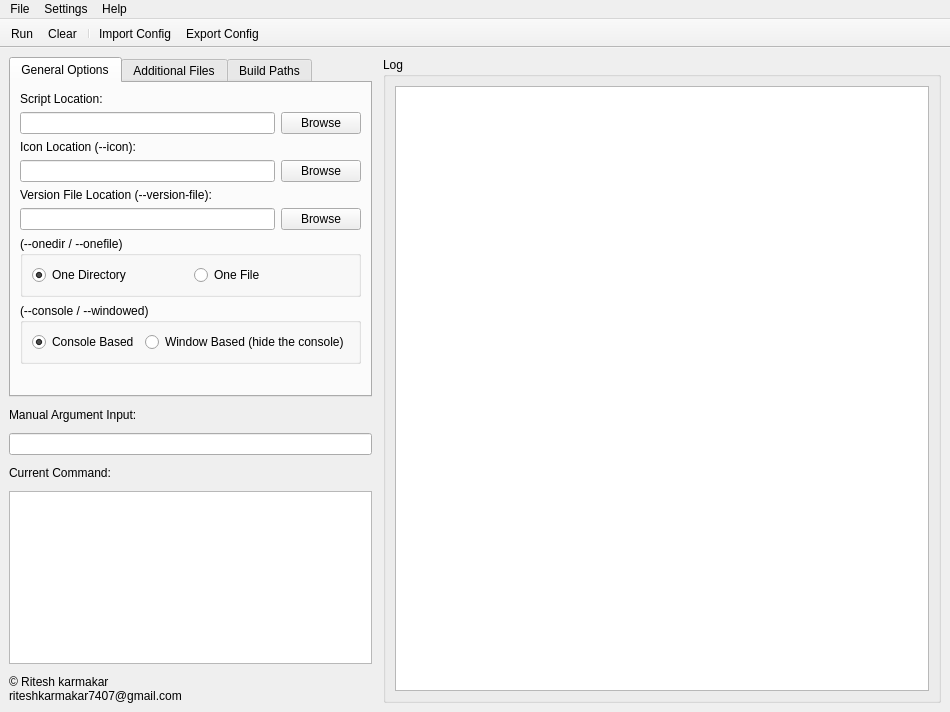
<?xml version="1.0" encoding="UTF-8"?>
<ui version="4.0">
 <class>MainWindow</class>
 <widget class="QMainWindow" name="MainWindow">
  <property name="geometry">
   <rect>
    <x>0</x>
    <y>0</y>
    <width>950</width>
    <height>712</height>
   </rect>
  </property>
  <property name="windowTitle">
   <string>Py to Exe Converter</string>
  </property>
  <property name="windowIcon">
   <iconset resource="resources.qrc">
    <normaloff>:/ui/icons/app-icon.ico</normaloff>:/ui/icons/app-icon.ico</iconset>
  </property>
  <property name="styleSheet">
   <string notr="true"/>
  </property>
  <widget class="QWidget" name="centralwidget">
   <layout class="QHBoxLayout" name="horizontalLayout_3" stretch="1,3">
    <property name="spacing">
     <number>11</number>
    </property>
    <item>
     <layout class="QVBoxLayout" name="verticalLayout_2">
      <item>
       <widget class="QTabWidget" name="tabWidget">
        <property name="currentIndex">
         <number>0</number>
        </property>
        <widget class="QWidget" name="tab">
         <attribute name="title">
          <string>General Options</string>
         </attribute>
         <layout class="QGridLayout" name="gridLayout_2">
          <item row="4" column="0" colspan="2">
           <widget class="QGroupBox" name="groupBox_2">
            <property name="title">
             <string>(--console / --windowed)</string>
            </property>
            <layout class="QHBoxLayout" name="horizontalLayout_2">
             <item>
              <widget class="QRadioButton" name="radioBtn_console">
               <property name="toolTip">
                <string>&lt;html&gt;&lt;head/&gt;&lt;body&gt;&lt;p&gt;Open a console window for standard i/o (default).&lt;/p&gt;&lt;p&gt;On Windows this option has no effect if the first script is a ‘.pyw’ file.&lt;/p&gt;&lt;/body&gt;&lt;/html&gt;</string>
               </property>
               <property name="text">
                <string>Console Based</string>
               </property>
               <property name="checked">
                <bool>true</bool>
               </property>
              </widget>
             </item>
             <item>
              <widget class="QRadioButton" name="radioBtn_windowed">
               <property name="toolTip">
                <string>&lt;html&gt;&lt;head/&gt;&lt;body&gt;&lt;p&gt;Windows and macOS: do not provide a console window for standard i/o.&lt;/p&gt;&lt;p&gt;On macOS this also triggers building a macOS .app bundle.&lt;/p&gt;&lt;p&gt;On Windows this option is automatically set if the first script is a ‘.pyw’ file. This option is ignored on *NIX systems.&lt;/p&gt;&lt;/body&gt;&lt;/html&gt;</string>
               </property>
               <property name="text">
                <string>Window Based (hide the console)</string>
               </property>
              </widget>
             </item>
            </layout>
           </widget>
          </item>
          <item row="3" column="0" colspan="2">
           <widget class="QGroupBox" name="groupBox">
            <property name="title">
             <string>(--onedir / --onefile)</string>
            </property>
            <layout class="QHBoxLayout" name="horizontalLayout">
             <item>
              <widget class="QRadioButton" name="radioBtn_one_directory">
               <property name="toolTip">
                <string>Create a one-folder bundle containing an executable (default).</string>
               </property>
               <property name="text">
                <string>One Directory</string>
               </property>
               <property name="checked">
                <bool>true</bool>
               </property>
              </widget>
             </item>
             <item>
              <widget class="QRadioButton" name="radioBtn_one_file">
               <property name="toolTip">
                <string>Create a one-file bundled executable.</string>
               </property>
               <property name="text">
                <string>One File</string>
               </property>
              </widget>
             </item>
            </layout>
           </widget>
          </item>
          <item row="0" column="0" colspan="2">
           <layout class="QGridLayout" name="gridLayout_3">
            <item row="0" column="0">
             <widget class="QLabel" name="label">
              <property name="toolTip">
               <string>Path of the python script to be processed.</string>
              </property>
              <property name="text">
               <string>Script Location:</string>
              </property>
             </widget>
            </item>
            <item row="1" column="0">
             <widget class="QLineEdit" name="lineEdit_script">
              <property name="toolTip">
               <string>Path of the python script to be processed.</string>
              </property>
              <property name="readOnly">
               <bool>false</bool>
              </property>
              <property name="clearButtonEnabled">
               <bool>true</bool>
              </property>
             </widget>
            </item>
            <item row="1" column="1">
             <widget class="QPushButton" name="btn_script">
              <property name="text">
               <string>Browse</string>
              </property>
             </widget>
            </item>
           </layout>
          </item>
          <item row="1" column="0" colspan="2">
           <layout class="QGridLayout" name="gridLayout_4">
            <item row="0" column="0">
             <widget class="QLabel" name="label_2">
              <property name="toolTip">
               <string>Path to the icon file.</string>
              </property>
              <property name="text">
               <string>Icon Location (--icon):</string>
              </property>
             </widget>
            </item>
            <item row="1" column="0">
             <widget class="QLineEdit" name="lineEdit_icon">
              <property name="toolTip">
               <string>Path to the icon file.</string>
              </property>
              <property name="readOnly">
               <bool>false</bool>
              </property>
              <property name="clearButtonEnabled">
               <bool>true</bool>
              </property>
             </widget>
            </item>
            <item row="1" column="1">
             <widget class="QPushButton" name="btn_icon">
              <property name="text">
               <string>Browse</string>
              </property>
             </widget>
            </item>
           </layout>
          </item>
          <item row="2" column="0" colspan="2">
           <layout class="QGridLayout" name="gridLayout_5">
            <item row="0" column="0">
             <widget class="QLabel" name="label_5">
              <property name="toolTip">
               <string>Add a version resource from FILE to the exe.</string>
              </property>
              <property name="text">
               <string>Version File Location (--version-file):</string>
              </property>
             </widget>
            </item>
            <item row="1" column="0">
             <widget class="QLineEdit" name="lineEdit_version">
              <property name="toolTip">
               <string>Add a version resource from FILE to the exe.</string>
              </property>
              <property name="readOnly">
               <bool>false</bool>
              </property>
              <property name="clearButtonEnabled">
               <bool>true</bool>
              </property>
             </widget>
            </item>
            <item row="1" column="1">
             <widget class="QPushButton" name="btn_version">
              <property name="text">
               <string>Browse</string>
              </property>
             </widget>
            </item>
           </layout>
          </item>
          <item row="5" column="0" colspan="2">
           <spacer name="verticalSpacer_2">
            <property name="orientation">
             <enum>Qt::Vertical</enum>
            </property>
            <property name="sizeHint" stdset="0">
             <size>
              <width>20</width>
              <height>40</height>
             </size>
            </property>
           </spacer>
          </item>
         </layout>
        </widget>
        <widget class="QWidget" name="tab_2">
         <attribute name="title">
          <string>Additional Files</string>
         </attribute>
         <layout class="QGridLayout" name="gridLayout">
          <item row="0" column="0">
           <widget class="QPushButton" name="btn_add_files">
            <property name="text">
             <string>Add Files</string>
            </property>
           </widget>
          </item>
          <item row="0" column="1">
           <widget class="QPushButton" name="btn_add_folder">
            <property name="text">
             <string>Add Folder</string>
            </property>
           </widget>
          </item>
          <item row="0" column="2">
           <widget class="QPushButton" name="btn_remove">
            <property name="text">
             <string>Remove</string>
            </property>
           </widget>
          </item>
          <item row="1" column="0" colspan="3">
           <widget class="QTableWidget" name="tableWidget">
            <property name="minimumSize">
             <size>
              <width>0</width>
              <height>150</height>
             </size>
            </property>
            <property name="toolTip">
             <string>&lt;html&gt;&lt;head/&gt;&lt;body&gt;&lt;p&gt;Additional data files or directories containing data files to be added to the application.&lt;/p&gt;&lt;p&gt;To put a file in the top-level application directory, use . as destination.&lt;/p&gt;&lt;/body&gt;&lt;/html&gt;</string>
            </property>
            <property name="selectionMode">
             <enum>QAbstractItemView::SingleSelection</enum>
            </property>
            <property name="selectionBehavior">
             <enum>QAbstractItemView::SelectRows</enum>
            </property>
            <column>
             <property name="text">
              <string>Source</string>
             </property>
             <property name="font">
              <font>
               <pointsize>8</pointsize>
              </font>
             </property>
            </column>
            <column>
             <property name="text">
              <string>Destination</string>
             </property>
             <property name="font">
              <font>
               <pointsize>8</pointsize>
              </font>
             </property>
            </column>
           </widget>
          </item>
         </layout>
        </widget>
        <widget class="QWidget" name="tab_3">
         <attribute name="title">
          <string>Build Paths</string>
         </attribute>
         <layout class="QVBoxLayout" name="verticalLayout_8">
          <item>
           <layout class="QGridLayout" name="gridLayout_6">
            <item row="1" column="0">
             <widget class="QLineEdit" name="lineEdit_working_dir">
              <property name="toolTip">
               <string>&lt;html&gt;&lt;head/&gt;&lt;body&gt;&lt;p&gt;Set the working directory where the PyInstaller command will run.&lt;/p&gt;&lt;p&gt;This is useful if your script or related files are in a specific folder.&lt;/p&gt;&lt;p&gt;Equivalent to running the command after a 'cd' into that directory.&lt;/p&gt;&lt;p&gt;Note: If your script is inside a 'src' folder, the directory one level above 'src' is auto-selected as the working directory.&lt;/p&gt;&lt;/body&gt;&lt;/html&gt;</string>
              </property>
              <property name="readOnly">
               <bool>false</bool>
              </property>
              <property name="placeholderText">
               <string/>
              </property>
              <property name="clearButtonEnabled">
               <bool>true</bool>
              </property>
             </widget>
            </item>
            <item row="1" column="1">
             <widget class="QPushButton" name="btn_working_dir">
              <property name="text">
               <string>Browse</string>
              </property>
             </widget>
            </item>
            <item row="0" column="0">
             <widget class="QLabel" name="label_11">
              <property name="toolTip">
               <string>&lt;html&gt;&lt;head/&gt;&lt;body&gt;&lt;p&gt;Set the working directory where the PyInstaller command will run.&lt;/p&gt;&lt;p&gt;This is useful if your script or related files are in a specific folder.&lt;/p&gt;&lt;p&gt;Equivalent to running the command after a 'cd' into that directory.&lt;/p&gt;&lt;/body&gt;&lt;/html&gt;</string>
              </property>
              <property name="text">
               <string>Working Directory:</string>
              </property>
             </widget>
            </item>
           </layout>
          </item>
          <item>
           <layout class="QGridLayout" name="gridLayout_7">
            <item row="1" column="0">
             <widget class="QLineEdit" name="lineEdit_distpath">
              <property name="toolTip">
               <string>Where to put the bundled app (default: ./dist)</string>
              </property>
              <property name="placeholderText">
               <string>./dist</string>
              </property>
              <property name="clearButtonEnabled">
               <bool>true</bool>
              </property>
             </widget>
            </item>
            <item row="1" column="1">
             <widget class="QPushButton" name="btn_distpath">
              <property name="text">
               <string>Browse</string>
              </property>
             </widget>
            </item>
            <item row="0" column="0">
             <widget class="QLabel" name="label_8">
              <property name="toolTip">
               <string>Where to put the bundled app (default: ./dist)</string>
              </property>
              <property name="text">
               <string>Bundled App Output Folder (--distpath):</string>
              </property>
             </widget>
            </item>
           </layout>
          </item>
          <item>
           <layout class="QGridLayout" name="gridLayout_8">
            <item row="1" column="0">
             <widget class="QLineEdit" name="lineEdit_workpath">
              <property name="toolTip">
               <string>Where to put all the temporary work files, .log, .pyz and etc. (default: ./build)</string>
              </property>
              <property name="placeholderText">
               <string>./build</string>
              </property>
              <property name="clearButtonEnabled">
               <bool>true</bool>
              </property>
             </widget>
            </item>
            <item row="1" column="1">
             <widget class="QPushButton" name="btn_workpath">
              <property name="text">
               <string>Browse</string>
              </property>
             </widget>
            </item>
            <item row="0" column="0">
             <widget class="QLabel" name="label_9">
              <property name="toolTip">
               <string>Where to put all the temporary work files, .log, .pyz and etc. (default: ./build)</string>
              </property>
              <property name="text">
               <string>Temporary Build Files Folder (--workpath):</string>
              </property>
             </widget>
            </item>
           </layout>
          </item>
          <item>
           <layout class="QGridLayout" name="gridLayout_9">
            <item row="0" column="0">
             <widget class="QLabel" name="label_10">
              <property name="toolTip">
               <string>Folder to store the generated spec file (default: current directory)</string>
              </property>
              <property name="text">
               <string>Spec File Output Folder (--specpath):</string>
              </property>
             </widget>
            </item>
            <item row="1" column="0">
             <widget class="QLineEdit" name="lineEdit_specpath">
              <property name="toolTip">
               <string>Folder to store the generated spec file (default: current directory)</string>
              </property>
              <property name="readOnly">
               <bool>false</bool>
              </property>
              <property name="clearButtonEnabled">
               <bool>true</bool>
              </property>
             </widget>
            </item>
            <item row="1" column="1">
             <widget class="QPushButton" name="btn_specpath">
              <property name="text">
               <string>Browse</string>
              </property>
             </widget>
            </item>
           </layout>
          </item>
          <item>
           <layout class="QVBoxLayout" name="verticalLayout_6">
            <item>
             <widget class="QLabel" name="label_3">
              <property name="toolTip">
               <string>Name to assign to the bundled app and spec file (default: first script’s basename).</string>
              </property>
              <property name="text">
               <string>Name (--name):</string>
              </property>
             </widget>
            </item>
            <item>
             <widget class="QLineEdit" name="lineEdit_name">
              <property name="toolTip">
               <string>Name to assign to the bundled app and spec file (default: first script’s basename).</string>
              </property>
              <property name="clearButtonEnabled">
               <bool>true</bool>
              </property>
             </widget>
            </item>
           </layout>
          </item>
          <item>
           <layout class="QVBoxLayout" name="verticalLayout_7">
            <item>
             <widget class="QLabel" name="label_4">
              <property name="toolTip">
               <string>&lt;html&gt;&lt;head/&gt;&lt;body&gt;&lt;p&gt;For onedir builds only, specify the name of the directory in which all supporting files (i.e. everything except the executable itself) will be placed in.&lt;/p&gt;&lt;p&gt;Use “.” to re-enable old onedir layout without contents directory.&lt;/p&gt;&lt;/body&gt;&lt;/html&gt;</string>
              </property>
              <property name="text">
               <string>Contents Directory (--contents-directory):</string>
              </property>
             </widget>
            </item>
            <item>
             <widget class="QLineEdit" name="lineEdit_contents_dir">
              <property name="toolTip">
               <string>&lt;html&gt;&lt;head/&gt;&lt;body&gt;&lt;p&gt;For onedir builds only, specify the name of the directory in which all supporting files (i.e. everything except the executable itself) will be placed in.&lt;/p&gt;&lt;p&gt;Use “.” to re-enable old onedir layout without contents directory.&lt;/p&gt;&lt;/body&gt;&lt;/html&gt;</string>
              </property>
              <property name="clearButtonEnabled">
               <bool>true</bool>
              </property>
             </widget>
            </item>
           </layout>
          </item>
          <item>
           <spacer name="verticalSpacer">
            <property name="orientation">
             <enum>Qt::Vertical</enum>
            </property>
            <property name="sizeHint" stdset="0">
             <size>
              <width>208</width>
              <height>13</height>
             </size>
            </property>
           </spacer>
          </item>
         </layout>
        </widget>
       </widget>
      </item>
      <item>
       <layout class="QVBoxLayout" name="verticalLayout">
        <item>
         <widget class="QLabel" name="label_6">
          <property name="text">
           <string>Manual Argument Input:</string>
          </property>
         </widget>
        </item>
        <item>
         <widget class="QLineEdit" name="lineEdit_manual_args">
          <property name="toolTip">
           <string>Manual arguments must be in the format: --option &quot;value&quot;</string>
          </property>
          <property name="clearButtonEnabled">
           <bool>true</bool>
          </property>
         </widget>
        </item>
       </layout>
      </item>
      <item>
       <layout class="QVBoxLayout" name="verticalLayout_4">
        <item>
         <widget class="QLabel" name="label_7">
          <property name="text">
           <string>Current Command:</string>
          </property>
         </widget>
        </item>
        <item>
         <widget class="QTextEdit" name="textEdit_current_command">
          <property name="readOnly">
           <bool>true</bool>
          </property>
         </widget>
        </item>
        <item>
         <widget class="QLabel" name="copyright_label">
          <property name="sizePolicy">
           <sizepolicy hsizetype="Preferred" vsizetype="Preferred">
            <horstretch>0</horstretch>
            <verstretch>0</verstretch>
           </sizepolicy>
          </property>
          <property name="text">
           <string>© Ritesh karmakar
riteshkarmakar7407@gmail.com</string>
          </property>
         </widget>
        </item>
       </layout>
      </item>
     </layout>
    </item>
    <item>
     <layout class="QVBoxLayout" name="verticalLayout_5" stretch="3">
      <item>
       <widget class="QGroupBox" name="groupBox_3">
        <property name="title">
         <string>Log</string>
        </property>
        <layout class="QVBoxLayout" name="verticalLayout_3">
         <item>
          <widget class="QTextEdit" name="textEdit_log">
           <property name="readOnly">
            <bool>true</bool>
           </property>
          </widget>
         </item>
        </layout>
       </widget>
      </item>
     </layout>
    </item>
   </layout>
  </widget>
  <widget class="QToolBar" name="toolBar">
   <property name="windowTitle">
    <string>toolBar</string>
   </property>
   <property name="movable">
    <bool>false</bool>
   </property>
   <property name="iconSize">
    <size>
     <width>40</width>
     <height>40</height>
    </size>
   </property>
   <property name="toolButtonStyle">
    <enum>Qt::ToolButtonTextBesideIcon</enum>
   </property>
   <attribute name="toolBarArea">
    <enum>TopToolBarArea</enum>
   </attribute>
   <attribute name="toolBarBreak">
    <bool>false</bool>
   </attribute>
   <addaction name="action_run"/>
   <addaction name="action_clear"/>
   <addaction name="separator"/>
   <addaction name="action_import_config"/>
   <addaction name="action_export_config"/>
  </widget>
  <widget class="QMenuBar" name="menuBar">
   <property name="geometry">
    <rect>
     <x>0</x>
     <y>0</y>
     <width>950</width>
     <height>26</height>
    </rect>
   </property>
   <widget class="QMenu" name="menuHelp">
    <property name="title">
     <string>Help</string>
    </property>
    <addaction name="action_read_documentation"/>
    <addaction name="action_check_for_updates"/>
   </widget>
   <widget class="QMenu" name="menuSettings">
    <property name="title">
     <string>Settings</string>
    </property>
    <addaction name="action_import_config"/>
    <addaction name="action_export_config"/>
    <addaction name="action_auto_update_check"/>
   </widget>
   <widget class="QMenu" name="menuFile">
    <property name="title">
     <string>File</string>
    </property>
    <addaction name="action_exit"/>
   </widget>
   <addaction name="menuFile"/>
   <addaction name="menuSettings"/>
   <addaction name="menuHelp"/>
  </widget>
  <action name="action_run">
   <property name="icon">
    <iconset resource="resources.qrc">
     <normaloff>:/ui/icons/powershell.ico</normaloff>:/ui/icons/powershell.ico</iconset>
   </property>
   <property name="text">
    <string>Run</string>
   </property>
  </action>
  <action name="action_clear">
   <property name="icon">
    <iconset resource="resources.qrc">
     <normaloff>:/ui/icons/clear.ico</normaloff>:/ui/icons/clear.ico</iconset>
   </property>
   <property name="text">
    <string>Clear</string>
   </property>
  </action>
  <action name="action_import_config">
   <property name="icon">
    <iconset resource="resources.qrc">
     <normaloff>:/ui/icons/import_config.ico</normaloff>:/ui/icons/import_config.ico</iconset>
   </property>
   <property name="text">
    <string>Import Config</string>
   </property>
  </action>
  <action name="action_export_config">
   <property name="icon">
    <iconset resource="resources.qrc">
     <normaloff>:/ui/icons/export_config.ico</normaloff>:/ui/icons/export_config.ico</iconset>
   </property>
   <property name="text">
    <string>Export Config</string>
   </property>
  </action>
  <action name="action_check_for_updates">
   <property name="text">
    <string>Check for Updates...</string>
   </property>
  </action>
  <action name="action_auto_update_check">
   <property name="checkable">
    <bool>true</bool>
   </property>
   <property name="text">
    <string>Auto Update Check at Startup</string>
   </property>
   <property name="toolTip">
    <string>Auto Update Check at Startup</string>
   </property>
  </action>
  <action name="action_read_documentation">
   <property name="text">
    <string>Read Documentation</string>
   </property>
  </action>
  <action name="action_exit">
   <property name="text">
    <string>Exit</string>
   </property>
  </action>
 </widget>
 <resources>
  <include location="resources.qrc"/>
 </resources>
 <connections/>
</ui>
